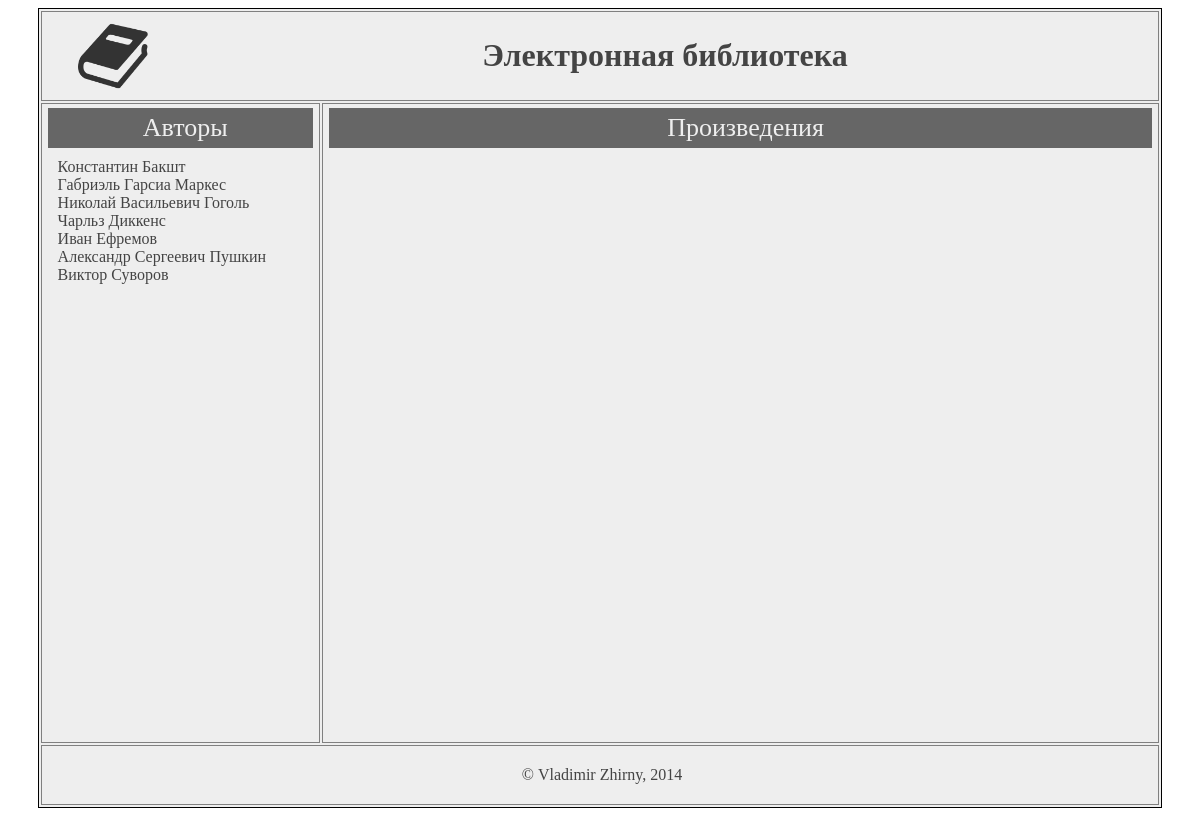
The page / on the database its author committed.
### tables this page shows
CREATE TABLE authors (
  author_id INT(10) PRIMARY KEY NOT NULL AUTO_INCREMENT,
  firstname VARCHAR(30) NOT NULL,
  lastname VARCHAR(30) NOT NULL
  );

### index.php (the view, shortened to what this page needs)
<?php
require_once 'connect.php';
?>
<!DOCTYPE html>
<html>
<head>
  <link type="text/css" rel="stylesheet" href="css/style.css" />
</head>
<body>
  <table id="wrapper">
    <tr><td colspan=2 id="header">
	<a href="/lib/"><img id="book" src="img/book.png"></a>
	<h1>Электронная библиотека</h1></td>
	<tr><td id="authors">
	  <ul>
	    <li class="caption">Авторы</li>
<?php
	$result = mysqli_query($db, 'SELECT * FROM authors ORDER BY lastname;');
  while ($myrow = mysqli_fetch_array($result)) {
    echo '<li><a href="/lib/index.php?id='
	  .$myrow['author_id'].'">'
	  .$myrow['firstname'].' '.$myrow['lastname'].'</a></li>';
  }
?>
	  </ul>
	</td>
	<td id="books">
	<ul>
	  <li class="caption">Произведения</li>
	</td></tr>
	<tr><td colspan=2 id="footer"><p>&nbsp;&copy;&nbsp;Vladimir Zhirny, 2014</p></td>
  </table>
</body>

### css/style.css (style rules this page uses)
#wrapper { border: 1px solid black; color: #444444; background-color: #eeeeee; width: 95%; height: 800px; margin: 0 auto; }
#book { float: left; width: 70px; height: 70px; margin: 5px 30px; }
#header { border: 1px solid grey; height: 80px; text-align: center; }
#authors { border: 1px solid grey; width: 25%; margin: 0 10px 0 0; vertical-align: top; }
ul { list-style-type: none; margin: 0; padding: 0; }
li { text-indent: 10px; }
.caption { font-size: 26px; background-color: #666666; color: #eeeeee; padding: 5px 0; text-align: center; margin-bottom: 10px; }
#books { border: 1px solid grey; width: 75%; vertical-align: top; }
#footer { border: 1px solid grey; height: 10px; text-align: center; }
td { border: 1px solid #999999; padding: 4px 6px; }
a { color: #444444; text-decoration: none; }

### rows shown on the page
authors: firstname "Константин", lastname "Бакшт"
authors: firstname "Габриэль", lastname "Гарсиа Маркес"
authors: firstname "Николай Васильевич", lastname "Гоголь"
authors: firstname "Чарльз", lastname "Диккенс"
authors: firstname "Иван", lastname "Ефремов"
authors: firstname "Александр Сергеевич", lastname "Пушкин"
authors: firstname "Виктор", lastname "Суворов"
